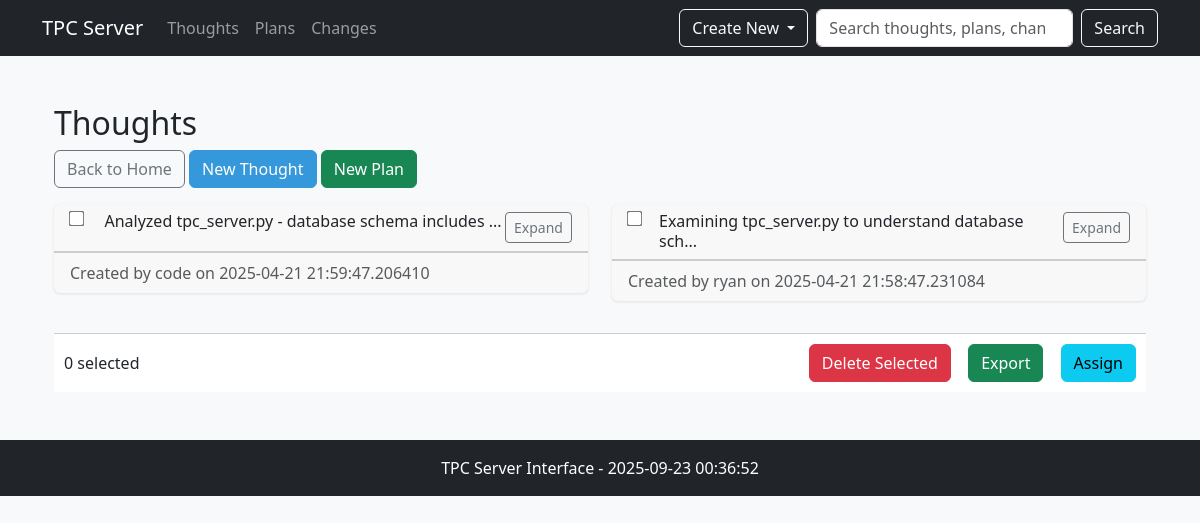
Page /thoughts on the earlier database version.
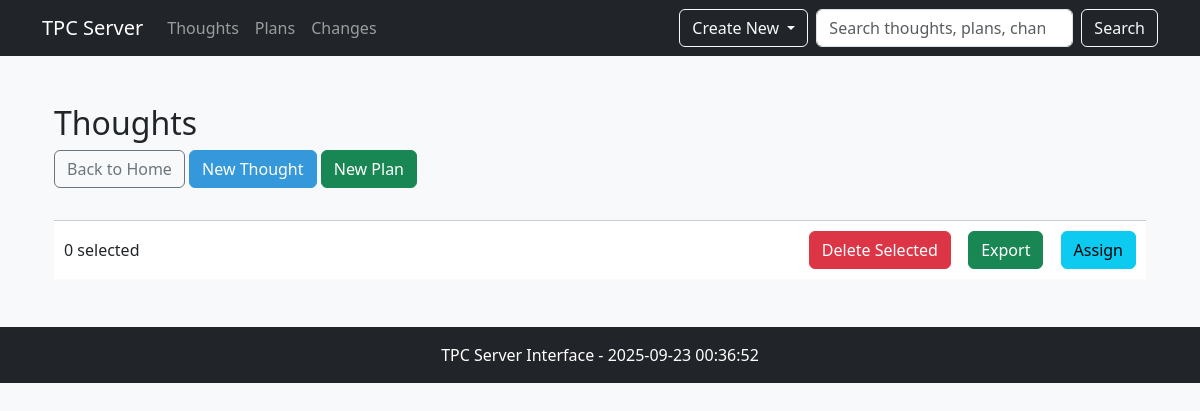
Same page on the later database version.
### main.py (models this page shows)
class Thought(Base):
    __tablename__ = "thoughts"
    __table_args__ = (
        Index('ix_thought_status_created', 'status', 'created_at'),
    )
    id = Column(String, primary_key=True)
    content = Column(Text, nullable=False)
    agent_signature = Column(String, nullable=False, index=True)
    created_at = Column(DateTime, nullable=False, index=True)
    status = Column(String, default="active", index=True)
    plans = relationship(
        "Plan",
        secondary="thought_plan_association",
        back_populates="thoughts"
    )

### main.py (the view)
@app.get("/thoughts", response_class=HTMLResponse)
async def read_thoughts(
    request: Request,
    db = Depends(get_db),
    page: int = Query(1, ge=1),
    limit: int = Query(10, ge=1, le=100)
):
    current_user = await get_current_user_hybrid(request, db)
    logger.info(f"Thoughts endpoint accessed: user={getattr(current_user, 'username', 'None')}, role={getattr(current_user, 'role', 'None')}")
    async with AsyncSessionLocal() as session:
        logger.info("Building base query for thoughts")
        base_query = select(Thought).order_by(Thought.created_at.desc())
        unfiltered_count_query = select(func.count(Thought.id))
        unfiltered_result = await session.execute(unfiltered_count_query)
        unfiltered_total = unfiltered_result.scalar()
        logger.info(f"Unfiltered total thoughts in DB: {unfiltered_total}")
        logger.info("No agent_signature filtering applied - showing all thoughts")
        count_query = select(func.count()).select_from(base_query.subquery())
        total_result = await session.execute(count_query)
        total = total_result.scalar()
        logger.info(f"Final total thoughts count from query: {total}")
        sample_query = select(Thought.agent_signature).distinct().limit(5)
        sample_result = await session.execute(sample_query)
        samples = sample_result.scalars().all()
        logger.info(f"Sample distinct agent_signatures in DB: {list(samples)}")
        offset = (page - 1) * limit
        paginated_query = base_query.offset(offset).limit(limit)
        result = await session.execute(paginated_query)
        thoughts = result.scalars().all()
        logger.info(f"Fetched {len(thoughts)} thoughts for page {page}, limit {limit}")
        total_pages = (total + limit - 1) // limit if total > 0 else 1
    return templates.TemplateResponse(
        "thoughts.html",
        {
            "request": request,
            "thoughts": thoughts,
            "current_user": current_user,
            "total": total,
            "page": page,
            "limit": limit,
            "total_pages": total_pages
        }
    )

### templates/thoughts.html (shortened to what this page needs)
{% extends "base.html" %}
{% block content %}
<div class="container mt-4">
    <h2>Thoughts</h2>
    <div class="mb-3">
        <a href="/" class="btn btn-outline-secondary">Back to Home</a>
        <button class="btn btn-primary" data-bs-toggle="modal" data-bs-target="#createThoughtModal">New Thought</button>
        <button class="btn btn-success" data-bs-toggle="modal" data-bs-target="#createPlanModal">New Plan</button>
    </div>
    <div class="row">
        {% for thought in thoughts %}
        <div class="col-md-6 mb-3">
            <div class="card expandable">
                <div class="card-header d-flex justify-content-between align-items-start">
                    <input type="checkbox" class="bulk-select" value="{{ thought.id }}">
                    <h6 class="card-title mb-0 ms-2">{{ thought.content[:50] }}{% if thought.content|length > 50 %}...{% endif %}</h6>
                    <button class="btn btn-sm btn-outline-secondary expand-btn">Expand</button>
                </div>
                <div class="card-footer text-muted">
                    Created by {{ thought.agent_signature }} on {{ thought.created_at }}
                </div>
            </div>
        </div>
        {% endfor %}
    </div>
    <div class="bulk-actions mt-3">
        <div class="d-flex justify-content-between align-items-center">
            <div>
                <span id="selectedCount">0 selected</span>
            </div>
            <div>
                <button class="btn btn-danger me-2" id="bulkDelete">Delete Selected</button>
                <button class="btn btn-success me-2" id="bulkExport">Export</button>
                <button class="btn btn-info" id="bulkAssign">Assign</button>
            </div>
        </div>
    </div>
</div>
{% endblock %}

Differences in the rows shown:
removed Thought: content "Analyzed tpc_server.py - database schema includes", agent_signature "code", created_at "2025-04-21 21:59:47.206410"
removed Thought: content "Examining tpc_server.py to understand database sch", agent_signature "ryan", created_at "2025-04-21 21:58:47.231084"
